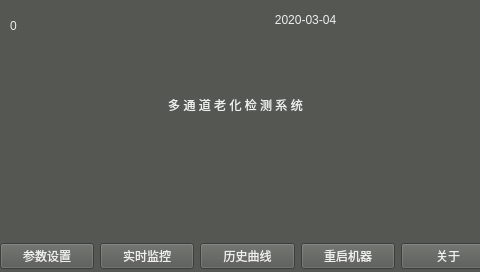
<?xml version="1.0" encoding="UTF-8"?>
<ui version="4.0">
 <class>Widget</class>
 <widget class="QWidget" name="Widget">
  <property name="geometry">
   <rect>
    <x>0</x>
    <y>0</y>
    <width>480</width>
    <height>272</height>
   </rect>
  </property>
  <property name="minimumSize">
   <size>
    <width>480</width>
    <height>272</height>
   </size>
  </property>
  <property name="maximumSize">
   <size>
    <width>480</width>
    <height>272</height>
   </size>
  </property>
  <property name="windowTitle">
   <string>Widget</string>
  </property>
  <property name="styleSheet">
   <string notr="true">background-color: rgb(85, 87, 83);
color: rgb(238, 238, 236);</string>
  </property>
  <widget class="QWidget" name="horizontalLayoutWidget">
   <property name="geometry">
    <rect>
     <x>0</x>
     <y>240</y>
     <width>495</width>
     <height>33</height>
    </rect>
   </property>
   <layout class="QHBoxLayout" name="horizontalLayout">
    <item>
     <widget class="QPushButton" name="Par_Button">
      <property name="text">
       <string>参数设置</string>
      </property>
     </widget>
    </item>
    <item>
     <widget class="QPushButton" name="Monitor_Button">
      <property name="text">
       <string>实时监控</string>
      </property>
     </widget>
    </item>
    <item>
     <widget class="QPushButton" name="HistroryButton">
      <property name="text">
       <string>历史曲线</string>
      </property>
     </widget>
    </item>
    <item>
     <widget class="QPushButton" name="Reboot_Button">
      <property name="styleSheet">
       <string notr="true"/>
      </property>
      <property name="text">
       <string>重启机器</string>
      </property>
     </widget>
    </item>
    <item>
     <widget class="QPushButton" name="About_Button">
      <property name="styleSheet">
       <string notr="true"/>
      </property>
      <property name="text">
       <string>关于</string>
      </property>
     </widget>
    </item>
   </layout>
  </widget>
  <widget class="QWidget" name="gridLayoutWidget">
   <property name="geometry">
    <rect>
     <x>20</x>
     <y>150</y>
     <width>61</width>
     <height>51</height>
    </rect>
   </property>
   <layout class="QGridLayout" name="gridLayout">
    <item row="0" column="0">
     <widget class="QLabel" name="Par_pic">
      <property name="styleSheet">
       <string notr="true">border-image: url(:/system.png);</string>
      </property>
      <property name="text">
       <string/>
      </property>
     </widget>
    </item>
   </layout>
  </widget>
  <widget class="QWidget" name="gridLayoutWidget_2">
   <property name="geometry">
    <rect>
     <x>110</x>
     <y>150</y>
     <width>61</width>
     <height>51</height>
    </rect>
   </property>
   <layout class="QGridLayout" name="gridLayout_2">
    <item row="0" column="0">
     <widget class="QLabel" name="Monitor_pic">
      <property name="styleSheet">
       <string notr="true">border-image: url(:/search.png);</string>
      </property>
      <property name="text">
       <string/>
      </property>
     </widget>
    </item>
   </layout>
  </widget>
  <widget class="QWidget" name="gridLayoutWidget_3">
   <property name="geometry">
    <rect>
     <x>200</x>
     <y>150</y>
     <width>74</width>
     <height>51</height>
    </rect>
   </property>
   <layout class="QGridLayout" name="gridLayout_3">
    <item row="0" column="0">
     <widget class="QLabel" name="History_pic">
      <property name="styleSheet">
       <string notr="true">border-image: url(:/analytics.png);</string>
      </property>
      <property name="text">
       <string/>
      </property>
     </widget>
    </item>
   </layout>
  </widget>
  <widget class="QWidget" name="gridLayoutWidget_4">
   <property name="geometry">
    <rect>
     <x>300</x>
     <y>150</y>
     <width>74</width>
     <height>51</height>
    </rect>
   </property>
   <layout class="QGridLayout" name="gridLayout_4">
    <item row="0" column="0">
     <widget class="QLabel" name="Reboot_pic">
      <property name="styleSheet">
       <string notr="true">border-image: url(:/on.png);</string>
      </property>
      <property name="text">
       <string/>
      </property>
     </widget>
    </item>
   </layout>
  </widget>
  <widget class="QWidget" name="gridLayoutWidget_6">
   <property name="geometry">
    <rect>
     <x>10</x>
     <y>0</y>
     <width>51</width>
     <height>51</height>
    </rect>
   </property>
   <layout class="QGridLayout" name="gridLayout_6">
    <item row="0" column="0">
     <widget class="QLabel" name="clock_pic">
      <property name="styleSheet">
       <string notr="true">border-image: url(:/clock.png);</string>
      </property>
      <property name="text">
       <string>0</string>
      </property>
     </widget>
    </item>
   </layout>
  </widget>
  <widget class="QWidget" name="gridLayoutWidget_7">
   <property name="geometry">
    <rect>
     <x>400</x>
     <y>150</y>
     <width>74</width>
     <height>51</height>
    </rect>
   </property>
   <layout class="QGridLayout" name="gridLayout_7">
    <item row="0" column="0">
     <widget class="QLabel" name="about_pic">
      <property name="styleSheet">
       <string notr="true">border-image: url(:/board.png);</string>
      </property>
      <property name="text">
       <string/>
      </property>
     </widget>
    </item>
   </layout>
  </widget>
  <widget class="QLabel" name="label">
   <property name="geometry">
    <rect>
     <x>0</x>
     <y>70</y>
     <width>471</width>
     <height>71</height>
    </rect>
   </property>
   <property name="styleSheet">
    <string notr="true">font: 72pt &quot;Ubuntu&quot;;</string>
   </property>
   <property name="text">
    <string>&lt;html&gt;&lt;head/&gt;&lt;body&gt;&lt;p align=&quot;center&quot;&gt;多 通 道 老 化 检 测 系 统&lt;/p&gt;&lt;/body&gt;&lt;/html&gt;</string>
   </property>
  </widget>
  <widget class="QLabel" name="date_time">
   <property name="geometry">
    <rect>
     <x>130</x>
     <y>0</y>
     <width>351</width>
     <height>41</height>
    </rect>
   </property>
   <property name="styleSheet">
    <string notr="true">font: 72pt &quot;Ubuntu&quot;;</string>
   </property>
   <property name="text">
    <string>&lt;html&gt;&lt;head/&gt;&lt;body&gt;&lt;p align=&quot;center&quot;&gt;2020-03-04&lt;/p&gt;&lt;/body&gt;&lt;/html&gt;</string>
   </property>
  </widget>
 </widget>
 <resources/>
 <connections/>
</ui>
